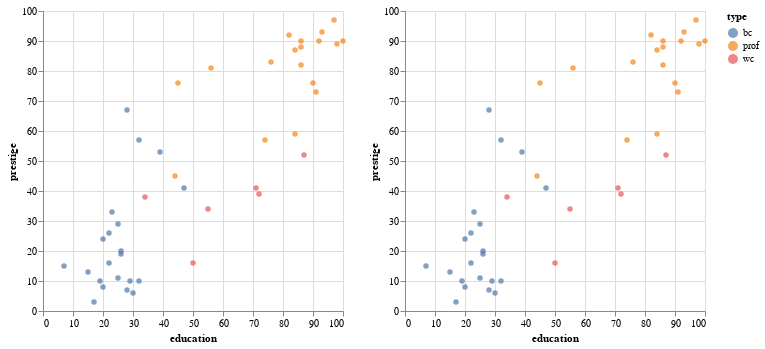

Here is the notebook cell this chart was saved with:
### Code cell
#multiple plots
educationPlot=alt.Chart(df).mark_circle().encode(
    x="education",
    y="prestige",
    color='type',
)
incomePlot=alt.Chart(df).mark_circle().encode(
x="education",
y="prestige",
color='type',
)
educationPlot | incomePlot

### Figure 1 — Vega-Lite specification as saved in the notebook (floating-point values rounded to 4 significant figures)
{"config": {"view": {"continuousWidth": 300, "continuousHeight": 300}}, "hconcat": [{"mark": {"type": "circle"}, "encoding": {"color": {"field": "type", "type": "nominal"}, "x": {"field": "education", "type": "quantitative"}, "y": {"field": "prestige", "type": "quantitative"}}}, {"mark": {"type": "circle"}, "encoding": {"color": {"field": "type", "type": "nominal"}, "x": {"field": "education", "type": "quantitative"}, "y": {"field": "prestige", "type": "quantitative"}}}], "data": {"name": "data-6c3c4fe8ce6d318dd60bd5b8762eae0a"}, "$schema": "https://vega.github.io/schema/vega-lite/v5.20.1.json", "datasets": {"data-6c3c4fe8ce6d318dd60bd5b8762eae0a": [{"type": "prof", "income": 62, "education": 86, "prestige": 82}, {"type": "prof", "income": 72, "education": 76, "prestige": 83}, {"type": "prof", "income": 75, "education": 92, "prestige": 90}, {"type": "prof", "income": 55, "education": 90, "prestige": 76}, {"type": "prof", "income": 64, "education": 86, "prestige": 90}, {"type": "prof", "income": 21, "education": 84, "prestige": 87}, {"type": "prof", "income": 64, "education": 93, "prestige": 93}, {"type": "prof", "income": 80, "education": 100, "prestige": 90}, {"type": "wc", "income": 67, "education": 87, "prestige": 52}, {"type": "prof", "income": 72, "education": 86, "prestige": 88}, {"type": "prof", "income": 42, "education": 74, "prestige": 57}, {"type": "prof", "income": 76, "education": 98, "prestige": 89}, {"type": "prof", "income": 76, "education": 97, "prestige": 97}, {"type": "prof", "income": 41, "education": 84, "prestige": 59}, {"type": "prof", "income": 48, "education": 91, "prestige": 73}, {"type": "wc", "income": 76, "education": 34, "prestige": 38}, {"type": "prof", "income": 53, "education": 45, "prestige": 76}, {"type": "prof", "income": 60, "education": 56, "prestige": 81}, {"type": "prof", "income": 42, "education": 44, "prestige": 45}, {"type": "prof", "income": 78, "education": 82, "prestige": 92}, {"type": "wc", "income": 29, "education": 72, "prestige": 39}, {"type": "wc", "income": 48, "education": 55, "prestige": 34}, {"type": "wc", "income": 55, "education": 71, "prestige": 41}, {"type": "wc", "income": 29, "education": 50, "prestige": 16}, {"type": "bc", "income": 21, "education": 23, "prestige": 33}, {"type": "bc", "income": 47, "education": 39, "prestige": 53}, {"type": "bc", "income": 81, "education": 28, "prestige": 67}, {"type": "bc", "income": 36, "education": 32, "prestige": 57}, {"type": "bc", "income": 22, "education": 22, "prestige": 26}, {"type": "bc", "income": 44, "education": 25, "prestige": 29}, {"type": "bc", "income": 15, "education": 29, "prestige": 10}, {"type": "bc", "income": 7, "education": 7, "prestige": 15}, {"type": "bc", "income": 42, "education": 26, "prestige": 19}, {"type": "bc", "income": 9, "education": 19, "prestige": 10}, {"type": "bc", "income": 21, "education": 15, "prestige": 13}, {"type": "bc", "income": 21, "education": 20, "prestige": 24}, {"type": "bc", "income": 16, "education": 26, "prestige": 20}, {"type": "bc", "income": 16, "education": 28, "prestige": 7}, {"type": "bc", "income": 9, "education": 17, "prestige": 3}, {"type": "bc", "income": 14, "education": 22, "prestige": 16}, {"type": "bc", "income": 12, "education": 30, "prestige": 6}, {"type": "bc", "income": 17, "education": 25, "prestige": 11}, {"type": "bc", "income": 7, "education": 20, "prestige": 8}, {"type": "bc", "income": 34, "education": 47, "prestige": 41}, {"type": "bc", "income": 8, "education": 32, "prestige": 10}]}}
